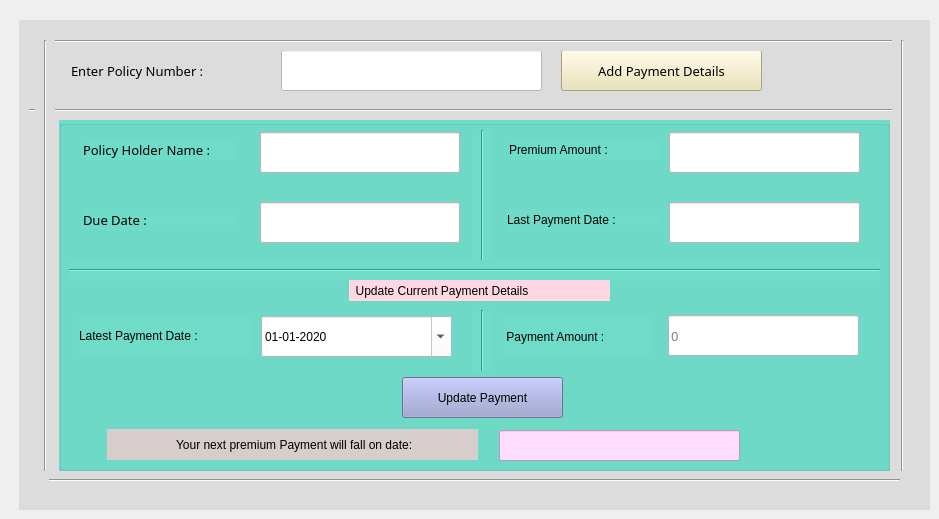
   <widget class="QWidget" name="payTab">
    <property name="toolTip">
     <string>Premium Payment Details</string>
    </property>
    <attribute name="title">
     <string>Payment Details</string>
    </attribute>
    <widget class="QWidget" name="wd_payDetails" native="true">
     <property name="geometry">
      <rect>
       <x>19</x>
       <y>20</y>
       <width>911</width>
       <height>490</height>
      </rect>
     </property>
     <property name="maximumSize">
      <size>
       <width>911</width>
       <height>490</height>
      </size>
     </property>
     <property name="font">
      <font>
       <family>MS Shell Dlg 2 12</family>
       <pointsize>10</pointsize>
       <weight>9</weight>
       <italic>false</italic>
       <bold>false</bold>
      </font>
     </property>
     <property name="styleSheet">
      <string notr="true">background-color: rgb(220, 220, 220)</string>
     </property>
     <widget class="QPushButton" name="btn_PaySearch">
      <property name="geometry">
       <rect>
        <x>542</x>
        <y>30</y>
        <width>201</width>
        <height>41</height>
       </rect>
      </property>
      <property name="toolTipDuration">
       <number>1</number>
      </property>
      <property name="styleSheet">
       <string notr="true">background-color: rgb(235, 225, 175);</string>
      </property>
      <property name="text">
       <string>Add Payment Details</string>
      </property>
     </widget>
     <widget class="QLabel" name="lb_policySearch_2">
      <property name="geometry">
       <rect>
        <x>52</x>
        <y>30</y>
        <width>191</width>
        <height>41</height>
       </rect>
      </property>
      <property name="toolTipDuration">
       <number>1</number>
      </property>
      <property name="text">
       <string>Enter Policy Number :</string>
      </property>
     </widget>
     <widget class="QLineEdit" name="le_pay_policy_search">
      <property name="geometry">
       <rect>
        <x>262</x>
        <y>30</y>
        <width>261</width>
        <height>41</height>
       </rect>
      </property>
      <property name="toolTipDuration">
       <number>1</number>
      </property>
      <property name="styleSheet">
       <string notr="true">background-color: rgb(255, 255, 255)</string>
      </property>
     </widget>
     <widget class="Line" name="h2_line">
      <property name="geometry">
       <rect>
        <x>10</x>
        <y>80</y>
        <width>871</width>
        <height>20</height>
       </rect>
      </property>
      <property name="orientation">
       <enum>Qt::Horizontal</enum>
      </property>
     </widget>
     <widget class="Line" name="h1_line">
      <property name="geometry">
       <rect>
        <x>20</x>
        <y>11</y>
        <width>861</width>
        <height>20</height>
       </rect>
      </property>
      <property name="orientation">
       <enum>Qt::Horizontal</enum>
      </property>
     </widget>
     <widget class="Line" name="v1_line">
      <property name="geometry">
       <rect>
        <x>16</x>
        <y>20</y>
        <width>20</width>
        <height>431</height>
       </rect>
      </property>
      <property name="orientation">
       <enum>Qt::Vertical</enum>
      </property>
     </widget>
     <widget class="Line" name="line_4">
      <property name="geometry">
       <rect>
        <x>873</x>
        <y>20</y>
        <width>20</width>
        <height>431</height>
       </rect>
      </property>
      <property name="orientation">
       <enum>Qt::Vertical</enum>
      </property>
     </widget>
     <widget class="Line" name="h2_line_2">
      <property name="geometry">
       <rect>
        <x>30</x>
        <y>450</y>
        <width>851</width>
        <height>20</height>
       </rect>
      </property>
      <property name="orientation">
       <enum>Qt::Horizontal</enum>
      </property>
     </widget>
     <widget class="QGroupBox" name="groupBox">
      <property name="geometry">
       <rect>
        <x>40</x>
        <y>100</y>
        <width>831</width>
        <height>351</height>
       </rect>
      </property>
      <property name="styleSheet">
       <string notr="true">border-color: qconicalgradient(cx:0.5, cy:0.5, angle:0, stop:0 rgba(0, 0, 0, 255), stop:0.373979 rgba(255, 255, 255, 255), stop:0.373991 rgba(33, 30, 255, 255), stop:0.624018 rgba(33, 30, 255, 255), stop:0.624043 rgba(255, 0, 0, 255), stop:1 rgba(255, 0, 0, 255));
selection-background-color:rgb(255, 255, 255);
background-color: rgb(110, 220, 200)</string>
      </property>
      <property name="title">
       <string/>
      </property>
      <widget class="QLabel" name="label">
       <property name="geometry">
        <rect>
         <x>24</x>
         <y>20</y>
         <width>151</width>
         <height>20</height>
        </rect>
       </property>
       <property name="font">
        <font>
         <family>MS Shell Dlg 2 12</family>
         <pointsize>10</pointsize>
         <weight>9</weight>
         <italic>false</italic>
         <bold>false</bold>
        </font>
       </property>
       <property name="text">
        <string>Policy Holder Name : </string>
       </property>
      </widget>
      <widget class="QLineEdit" name="le_holderName">
       <property name="enabled">
        <bool>true</bool>
       </property>
       <property name="geometry">
        <rect>
         <x>201</x>
         <y>12</y>
         <width>200</width>
         <height>41</height>
        </rect>
       </property>
       <property name="styleSheet">
        <string notr="true">background-color: rgb(255, 255, 255)</string>
       </property>
       <property name="text">
        <string/>
       </property>
       <property name="readOnly">
        <bool>true</bool>
       </property>
      </widget>
      <widget class="QLabel" name="lb_premiumAmt">
       <property name="geometry">
        <rect>
         <x>450</x>
         <y>20</y>
         <width>151</width>
         <height>20</height>
        </rect>
       </property>
       <property name="text">
        <string>Premium Amount : </string>
       </property>
      </widget>
      <widget class="QLineEdit" name="le_premiumAmt">
       <property name="enabled">
        <bool>true</bool>
       </property>
       <property name="geometry">
        <rect>
         <x>610</x>
         <y>12</y>
         <width>191</width>
         <height>41</height>
        </rect>
       </property>
       <property name="font">
        <font>
         <family>MS Shell Dlg 2 12</family>
         <pointsize>10</pointsize>
         <weight>9</weight>
         <italic>false</italic>
         <bold>false</bold>
        </font>
       </property>
       <property name="styleSheet">
        <string notr="true">background-color: rgb(255, 255, 255)</string>
       </property>
       <property name="text">
        <string/>
       </property>
       <property name="readOnly">
        <bool>true</bool>
       </property>
      </widget>
      <widget class="Line" name="line">
       <property name="geometry">
        <rect>
         <x>413</x>
         <y>10</y>
         <width>20</width>
         <height>141</height>
        </rect>
       </property>
       <property name="orientation">
        <enum>Qt::Vertical</enum>
       </property>
      </widget>
      <widget class="QLineEdit" name="le_dueDate">
       <property name="enabled">
        <bool>true</bool>
       </property>
       <property name="geometry">
        <rect>
         <x>201</x>
         <y>82</y>
         <width>200</width>
         <height>41</height>
        </rect>
       </property>
       <property name="styleSheet">
        <string notr="true">background-color: rgb(255, 255, 255)</string>
       </property>
       <property name="text">
        <string/>
       </property>
       <property name="readOnly">
        <bool>true</bool>
       </property>
      </widget>
      <widget class="QLineEdit" name="le_lastPayDate">
       <property name="enabled">
        <bool>true</bool>
       </property>
       <property name="geometry">
        <rect>
         <x>610</x>
         <y>82</y>
         <width>191</width>
         <height>41</height>
        </rect>
       </property>
       <property name="font">
        <font>
         <family>MS Shell Dlg 2 12</family>
         <pointsize>10</pointsize>
         <weight>9</weight>
         <italic>false</italic>
         <bold>false</bold>
        </font>
       </property>
       <property name="styleSheet">
        <string notr="true">background-color: rgb(255, 255, 255)</string>
       </property>
       <property name="text">
        <string/>
       </property>
       <property name="readOnly">
        <bool>true</bool>
       </property>
      </widget>
      <widget class="QLabel" name="label_2">
       <property name="geometry">
        <rect>
         <x>24</x>
         <y>90</y>
         <width>151</width>
         <height>20</height>
        </rect>
       </property>
       <property name="font">
        <font>
         <family>MS Shell Dlg 2 12</family>
         <pointsize>10</pointsize>
         <weight>9</weight>
         <italic>false</italic>
         <bold>false</bold>
        </font>
       </property>
       <property name="text">
        <string>Due Date :</string>
       </property>
      </widget>
      <widget class="QLabel" name="lb_premiumAmt_2">
       <property name="geometry">
        <rect>
         <x>448</x>
         <y>90</y>
         <width>151</width>
         <height>20</height>
        </rect>
       </property>
       <property name="text">
        <string>Last Payment Date :</string>
       </property>
      </widget>
      <widget class="Line" name="line_2">
       <property name="geometry">
        <rect>
         <x>10</x>
         <y>140</y>
         <width>811</width>
         <height>21</height>
        </rect>
       </property>
       <property name="orientation">
        <enum>Qt::Horizontal</enum>
       </property>
      </widget>
      <widget class="QDateEdit" name="de_paymentDt">
       <property name="geometry">
        <rect>
         <x>202</x>
         <y>196</y>
         <width>191</width>
         <height>41</height>
        </rect>
       </property>
       <property name="styleSheet">
        <string notr="true">background-color: rgb(255, 255, 255)</string>
       </property>
       <property name="dateTime">
        <datetime>
         <hour>0</hour>
         <minute>0</minute>
         <second>0</second>
         <year>2020</year>
         <month>1</month>
         <day>1</day>
        </datetime>
       </property>
       <property name="displayFormat">
        <string>dd-MM-yyyy</string>
       </property>
       <property name="calendarPopup">
        <bool>true</bool>
       </property>
       <property name="date">
        <date>
         <year>2020</year>
         <month>1</month>
         <day>1</day>
        </date>
       </property>
      </widget>
      <widget class="QLabel" name="lb_update">
       <property name="geometry">
        <rect>
         <x>290</x>
         <y>160</y>
         <width>261</width>
         <height>21</height>
        </rect>
       </property>
       <property name="styleSheet">
        <string notr="true">background-color: rgb(255, 215, 225)</string>
       </property>
       <property name="text">
        <string>  Update Current Payment Details</string>
       </property>
      </widget>
      <widget class="Line" name="line_3">
       <property name="geometry">
        <rect>
         <x>413</x>
         <y>190</y>
         <width>20</width>
         <height>61</height>
        </rect>
       </property>
       <property name="orientation">
        <enum>Qt::Vertical</enum>
       </property>
      </widget>
      <widget class="QLabel" name="label_4">
       <property name="geometry">
        <rect>
         <x>20</x>
         <y>196</y>
         <width>171</width>
         <height>40</height>
        </rect>
       </property>
       <property name="text">
        <string>Latest Payment Date :</string>
       </property>
      </widget>
      <widget class="QLineEdit" name="le_paidAmount">
       <property name="enabled">
        <bool>true</bool>
       </property>
       <property name="geometry">
        <rect>
         <x>609</x>
         <y>195</y>
         <width>191</width>
         <height>41</height>
        </rect>
       </property>
       <property name="font">
        <font>
         <family>MS Shell Dlg 2 12</family>
         <pointsize>10</pointsize>
         <weight>9</weight>
         <italic>false</italic>
         <bold>false</bold>
        </font>
       </property>
       <property name="styleSheet">
        <string notr="true">background-color: rgb(255, 255, 255)</string>
       </property>
       <property name="text">
        <string/>
       </property>
       <property name="readOnly">
        <bool>false</bool>
       </property>
       <property name="placeholderText">
        <string>0</string>
       </property>
      </widget>
      <widget class="QLabel" name="lb_paidAmount">
       <property name="geometry">
        <rect>
         <x>444</x>
         <y>197</y>
         <width>151</width>
         <height>40</height>
        </rect>
       </property>
       <property name="text">
        <string> Payment Amount :</string>
       </property>
      </widget>
      <widget class="QPushButton" name="updateBtn">
       <property name="geometry">
        <rect>
         <x>343</x>
         <y>257</y>
         <width>161</width>
         <height>41</height>
        </rect>
       </property>
       <property name="styleSheet">
        <string notr="true">background-color: rgb(150, 155, 205);</string>
       </property>
       <property name="text">
        <string>Update Payment</string>
       </property>
      </widget>
      <widget class="QLabel" name="label_3">
       <property name="geometry">
        <rect>
         <x>48</x>
         <y>309</y>
         <width>371</width>
         <height>31</height>
        </rect>
       </property>
       <property name="styleSheet">
        <string notr="true">background-color: rgb(215, 205, 205)</string>
       </property>
       <property name="text">
        <string> Your next premium Payment will fall on date:</string>
       </property>
       <property name="scaledContents">
        <bool>true</bool>
       </property>
       <property name="alignment">
        <set>Qt::AlignCenter</set>
       </property>
      </widget>
      <widget class="QLineEdit" name="le_futureDtOnUpdate">
       <property name="geometry">
        <rect>
         <x>440</x>
         <y>310</y>
         <width>241</width>
         <height>31</height>
        </rect>
       </property>
       <property name="styleSheet">
        <string notr="true">background-color: rgb(255, 220, 255)</string>
       </property>
       <property name="alignment">
        <set>Qt::AlignCenter</set>
       </property>
      </widget>
     </widget>
    </widget>
   </widget>
